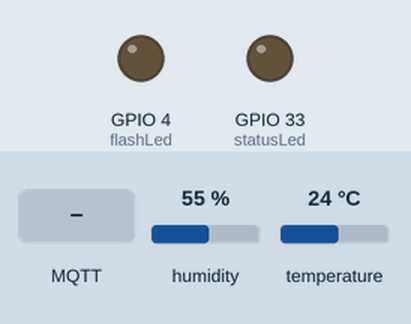
This sketch was run on a simulated ESP32. Shown: output pins drawn as LEDs (lit = HIGH). The inputs (shaded band) are chosen by the test bench; at power-on: humidity 55 %, temperature 24 °C. WiFi joins after 1.5 s; servers stay silent unless stated; no MQTT or app messages arrive unless stated; what the sketch prints to the serial monitor is not drawn.

Above: at 5.2 s.
5.3 s: MQTT message "true" arrives on the first subscribed topic
At 6.4 s:
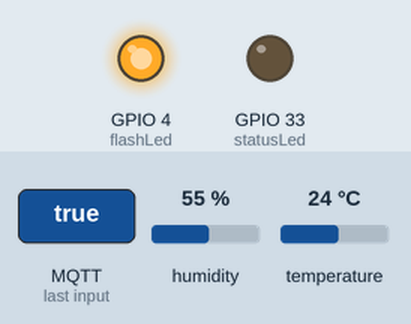
6.8 s: MQTT message "false" arrives on the first subscribed topic
At 7.9 s:
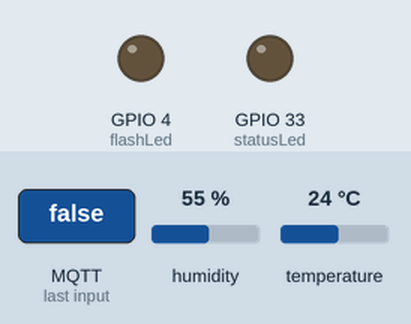
Timing chart, 0 to 9.8 s (numbered marks = the images above; inputs shaded):
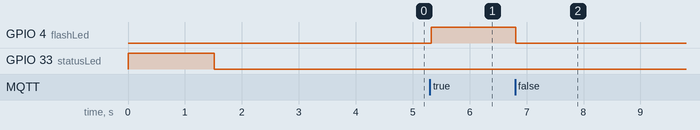

Measured:
- after the input at 5.3 s, GPIO 4 (flashLed): LOW → HIGH at once
- after the input at 6.8 s, GPIO 4 (flashLed): HIGH → LOW at once

The sketch:

ESP32CAM_MQTT_DHT11.ino
```cpp
/*
 * Envio de valores obtenidos del sensor DHT11 en formato JSON por MQTT
 * por: Luis Manuel Sanchez
 * Fecha: 16 de agosto de 2022
 *
 * Este programa envía datos de temperatura y humedad obtenidos mediante el sensor DHT11
 * por Internet a través del protocolo MQTT. Para poder comprobar el funcionamiento de este programa,
 * es necesario conectarse a un broker y usar NodeRed para visualzar que la información se está recibiendo correctamente.
 * Este programa no requiere componentes adicionales.
 *
 * Este programa explica como enviar strings que contengan JSON
 * para enviar mas de una variable a la vez.
 *
 * Componente     PinESP32CAM     Estados lógicos
 * ledStatus------GPIO 33---------On=>LOW, Off=>HIGH
 * ledFlash-------GPIO 4----------On=>HIGH, Off=>LOW
 *
 * Conexión del Hardware
 * (FTDI ---- ESP32CAM ---- DHT11)
 * - VCC ----  5V  ---- VCC  (Pin 1)
 * -          IO12 ---- Data (Pin 2)
 * - GND ---- GND  ---- GND  (Pin 4)
 * - RX  ---- U0T
 * - TX  ---- U0R
 */

 //Bibliotecas
#include <WiFi.h>         //Biblioteca para el control de WiFi
#include <PubSubClient.h> //Biblioteca para conexión MQTT
#include "DHT.h"          //Biblioteca para el sensor DHT11

#define DHTPIN 12     // Se define en que pin recibirá los datos el ESP32CAM, GPIO12
#define DHTTYPE DHT11 // Se define que tipo de DHT es

//Datos del WiFi
const char* ssid = "Arknet16_2.4Gnormal"; //Se debe poner el nombre de la red
const char* password = "96luam21"; // Se debe poner la contraseña de la red

//Datos del broker MQTT
const char* mqtt_server = "192.168.1.109"; // Si estas en una red local, coloca la IP asignada, en caso contrario, coloca la IP publica
IPAddress server(192,168,1,109);

//Objetos
DHT dht(DHTPIN, DHTTYPE); //Objeto que inicia el sensor DHT
WiFiClient espClient; // Este objeto maneja los datos de conexion WiFi
PubSubClient client(espClient); // Este objeto maneja los datos de conexion al broker

//Variables
int flashLed = 4;  // Para indicar el estatus de conexión el Led flash
int statusLed = 33; // Para mostrar mensajes recibidos
long timeNow, timeLast; // Variables de control de tiempo no bloqueante
int wait = 5000;  // Indica la espera cada 5 segundos para envío de mensajes MQTT


//Valores iniciales del programa
void setup() {
  // Iniciar la comunicación serial
  Serial.begin(115200);
  Serial.println ("Programa iniciado");

  pinMode (flashLed, OUTPUT);
  pinMode (statusLed, OUTPUT);
  digitalWrite (flashLed, LOW);
  digitalWrite (statusLed, HIGH);

  Serial.println();
  Serial.println();
  Serial.print("Conectar a ");
  Serial.print(ssid);

  WiFi.begin(ssid, password); // Esta función realiza la conexión a la red WiFi

  while  (WiFi.status() != WL_CONNECTED){ //Este bucle espera a que se realice la conexion
  digitalWrite (statusLed, HIGH);
  delay(500); //dado que es de suma importancia esperar a la conexión, debe usarse espera bloqueante
  digitalWrite (statusLed, LOW);
  Serial.print(".");  // Indicador de progreso
   delay (5);
  }

  // Cuando se haya logrado la conexión, el programa avanzará, por lo tanto, puede informarse lo siguiente
  Serial.println();
  Serial.println("WiFi conectado");
  Serial.println("Dirección IP");
  Serial.println(WiFi.localIP());

   // Si se logra la conexión, se va a encender el statusLed
   if (WiFi.status () > 0){
    digitalWrite (statusLed, LOW);
   }

   delay (1000); // Esta espera es solo una formalidad antes de iniciar la comunicación con el broker

   // Conexión con el broker MQTT
  client.setServer(server, 1883); // Conectarse a la IP del broker en el puerto indicado
  client.setCallback(callback); // Activar función de CallBack, permite recibir mensajes MQTT y ejecutar funciones a partir de ellos
  delay(1500);  // Esta espera es preventiva, espera a la conexión para no perder información

  timeLast = millis(); //Inicia el control de tiempo

  dht.begin(); // Función que inicia al sensor
 // Fin del void setup
}

// Cuerpo del programa, bucle principal
void loop() {
  //Verificar siempre que haya conexión al broker
  if (!client.connected()) {
    reconnect();  // En caso de que no haya conexión, ejecutar la función de reconexión, definida despues del void setup ()
  }// fin del if (!client.connected())
  client.loop(); // Esta función es muy importante, ejecuta de manera no bloqueante las funciones necesarias para la comunicación con el broker

 timeNow = millis(); // Control de tiempo para esperas no bloqueantes
  if (timeNow - timeLast > wait) { // Manda un mensaje por MQTT cada cinco segundos
    timeLast = timeNow; // Actualización de seguimiento de tiempo

  float hum = dht.readHumidity(); //Se obtiene el valor de humedad
  float temp = dht.readTemperature(); // Se obtiene el valor de temperatura

  if (isnan(hum) || isnan(temp)) { //Está secuencia se asegura de que la conexión con el sensor exista
    Serial.println(F("¡Error al leer el sensor DHT11"));
    return;
  }

   //Se construye el string correspondiente al JSON que contiene 3 variables
   String json = "{\"id\":\"Manuel\",\"temp\":"+String(temp)+",\"hum\":"+String(hum)+"}";
   Serial.println(json); // Se imprime en monitor solo para poder visualizar que el string esta correctamente creado
   int str_len = json.length() + 1;//Se calcula la longitud del string
   char char_array[str_len];//Se crea un arreglo de caracteres de dicha longitud
   json.toCharArray(char_array, str_len);//Se convierte el string a char array
   client.publish("codigoIoT/ejemplo/mqtt", char_array); // Esta es la función que envía los datos por MQTT, especifica el tema y el valor
  }// fin del if (timeNow - timeLast > wait)
}

// Funciones de usuario

// Esta función permite tomar acciones en caso de que se reciba un mensaje correspondiente a un tema al cual se hará una suscripción
void callback(char* topic, byte* message, unsigned int length) {

  float hum = dht.readHumidity(); //Se obtiene el valor de humedad
  float temp = dht.readTemperature(); // Se obtiene el valor de temperatura

  // Indicar por serial que llegó un mensaje
  Serial.print("Llegó un mensaje en el tema: ");
  Serial.print(topic);

  // Concatenar los mensajes recibidos para conformarlos como una varialbe String
  String messageTemp; // Se declara la variable en la cual se generará el mensaje completo
  for (int i = 0; i < length; i++) {  // Se imprime y concatena el mensaje
    Serial.print((char)message[i]);
    messageTemp += (char)message[i];
  }

  // Se comprueba que el mensaje se haya concatenado correctamente
  Serial.println();
  Serial.print ("Mensaje concatenado en una sola variable: ");
  Serial.println (messageTemp);

  // En esta parte puedes agregar las funciones que requieras para actuar segun lo necesites al recibir un mensaje MQTT

  // Ejemplo, en caso de recibir el mensaje true - false, se cambiará el estado del led soldado en la placa.
  if (String(topic) == "codigoIoT/ejemplo/mqttin") {  // En caso de recibirse mensaje en el tema codigoIoT/ejemplo/mqttin
    if(messageTemp == "true"){
      Serial.println("Led encendido");
      digitalWrite(flashLed, HIGH);
    }// fin del if (String(topic) == "esp32/output")
    else if(messageTemp == "false"){
      Serial.println("Led apagado");
      digitalWrite(flashLed, LOW);
    }// fin del else if(messageTemp == "false")
  }// fin del if (String(topic) == "codigoIoT/ejemplo/mqttin")
}// fin del void callback

// Función para reconectarse
void reconnect() {
  // Bucle hasta lograr conexión
  while (!client.connected()) { // Pregunta si hay conexión
    Serial.print("Tratando de contectarse...");
    // Intentar reconexión
    if (client.connect("ESP32CAMClient")) { //Pregunta por el resultado del intento de conexión
      Serial.println("Conectado");
      client.subscribe("codigoIoT/ejemplo/mqttin"); // Esta función realiza la suscripción al tema
    }// fin del  if (client.connect("ESP32CAMClient"))
    else {  //en caso de que la conexión no se logre
      Serial.print("Conexion fallida, Error rc=");
      Serial.print(client.state()); // Muestra el codigo de error
      Serial.println(" Volviendo a intentar en 5 segundos");
      // Espera de 5 segundos bloqueante
      delay(5000);
      Serial.println (client.connected ()); // Muestra estatus de conexión
    }// fin del else
  }// fin del bucle while (!client.connected())
}// fin de void reconnect(
```
